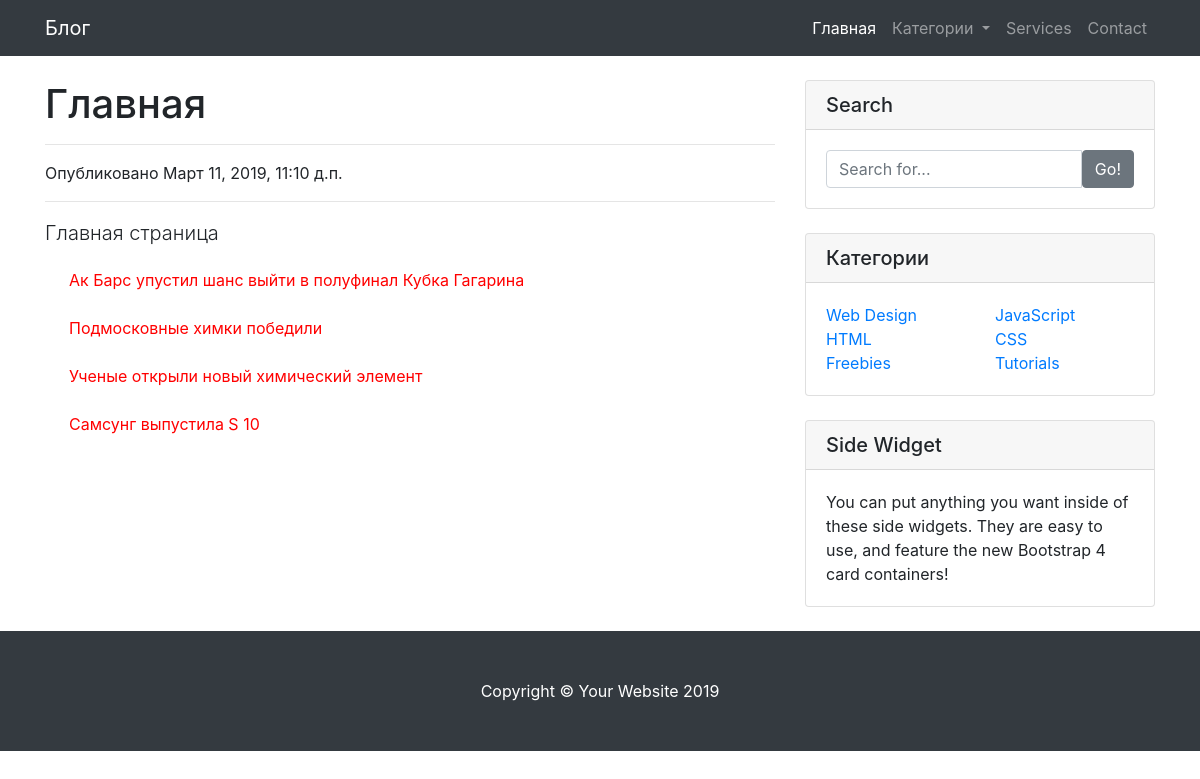
The page / on the database its author committed.
### pages/models.py (models this page shows, shortened)
class Page(models.Model):
    title = models.CharField("Заголовок страницы", max_length=500)
    content = models.TextField("Текст")
    created = models.DateTimeField("Дата публикации", auto_now_add=True)
    template = models.CharField("Шаблон страницы", max_length=500, default="pages/index.html")
    slug = models.SlugField(
        "URL",
        max_length=500,
        unique=True,
        default="",
        blank=True,
        null=True
    )
    class Meta:
        verbose_name = "Страница"
        verbose_name_plural = "Страницы"

### news/models.py (models this page shows, shortened)
class Post(models.Model):
    category = models.ForeignKey(
        Category,
        verbose_name="Категория",
        on_delete=models.SET_NULL,
        null=True
    ) #при удалении категории поле "категория" в статье будет задана как "null"
    author = models.ForeignKey(
        "auth.User",
        on_delete=models.CASCADE,
        verbose_name="Автор статьи",
        blank=True
    )
    tags = models.ManyToManyField(Tag, verbose_name="Теги")
    title = models.CharField("Название статьи", max_length=250)
    sub_title = models.CharField("Подзаголовок", max_length=150, blank=False)
    slug = models.SlugField("url", max_length=250, unique=True, blank=False)
    text = models.TextField("Текст статьи")
    image = models.ImageField("Картинка статьи", upload_to="post/", blank=True)
    is_private = models.BooleanField("Отображение для всех", default=True, null=True)
    template_name = models.CharField("Шаблон статьи", max_length=200, default="news/post-detail.html", blank=False)
    created = models.DateTimeField("Дата создания", auto_now_add=True)
    updated = models.DateTimeField(
        "Дата обновления статьи",
        default=timezone.now,
        blank=True,
        null=True
    )
    pub_date = models.DateTimeField(
        "Дата публикации",
        default=timezone.now,
        blank=False,
        null=True
    )
    published = models.BooleanField("Опубликовать?", default=True, blank=False)
    def get_absolute_url(self):
        return reverse('post_detail_url', kwargs={"category": self.category.slug, "slug": self.slug})
    class Meta:
        verbose_name = "Статья"
        verbose_name_plural = "Статьи"
        ordering = ["-pub_date"]

### pages/views.py (the view)
# urls.py: path("", PageView.as_view(), name="page"),
class PageView(View):
    def get(self, request, page=None):
        if page is None:
            page = get_object_or_404(Page, slug__isnull=True)
        else:
            page = get_object_or_404(Page, slug=page)
        return render(request, page.template, {"page": page})

### news/templatetags/post_tag.py (called while the page is built)
@register.inclusion_tag("tags/base_tags.html")
def post_list(template="tags/post-list.html"):
    return {
        "template": template,
        "posts": Post.objects.all()[:5]
    }

### templates/pages/index.html
{% extends "base.html" %}
{% load post_tag %}
{% block content %}
    <div class="col-lg-8">
        <h1 class="mt-4">{{ page.title }}</h1>
        <hr>
        <p>Опубликовано {{ page.created }}</p>
        <hr>
        <p class="lead">{{ page.content }}</p>
        {% post_list template='news/left_posts.html' %}
    </div>
{% endblock %}

### templates/news/left_posts.html
{% for post in posts %}
    <p><a style="color: red;" class="dropdown-item" href="{{ post.get_absolute_url }}">{{ post.title }}</a></p>
{% endfor %}

### static/css/blog-home.css (style rules this page uses)
body { padding-top: 56px; }

### static/css/blog-post.css (style rules this page uses)
body { padding-top: 56px; }

### rows shown on the page
Page: title "Главная", created "Март 11, 2019, 11:10 д.п.", content "Главная страница"
Post: title "Ак Барс упустил шанс выйти в полуфинал Кубка Гагарина"
Post: title "Подмосковные химки победили"
Post: title "Ученые открыли новый химический элемент"
Post: title "Самсунг выпустила S 10"
